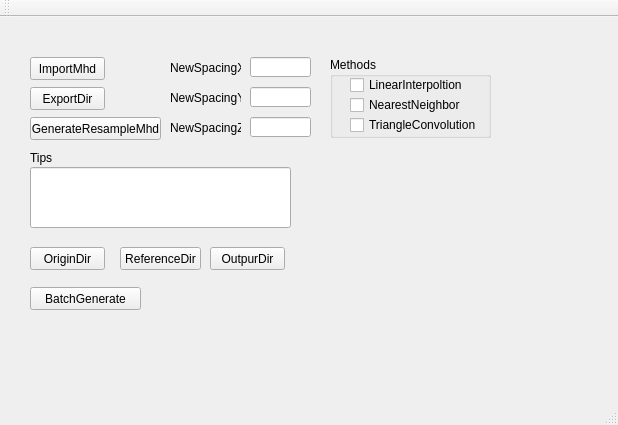
<?xml version="1.0" encoding="UTF-8"?>
<ui version="4.0">
 <class>MainWindow</class>
 <widget class="QMainWindow" name="MainWindow">
  <property name="enabled">
   <bool>true</bool>
  </property>
  <property name="geometry">
   <rect>
    <x>0</x>
    <y>0</y>
    <width>618</width>
    <height>425</height>
   </rect>
  </property>
  <property name="windowTitle">
   <string>MainWindow</string>
  </property>
  <widget class="QWidget" name="centralWidget">
   <widget class="QPushButton" name="m_importImage">
    <property name="geometry">
     <rect>
      <x>30</x>
      <y>40</y>
      <width>75</width>
      <height>23</height>
     </rect>
    </property>
    <property name="text">
     <string>ImportMhd</string>
    </property>
   </widget>
   <widget class="QPushButton" name="m_outputImage">
    <property name="geometry">
     <rect>
      <x>30</x>
      <y>70</y>
      <width>75</width>
      <height>23</height>
     </rect>
    </property>
    <property name="text">
     <string>ExportDir</string>
    </property>
   </widget>
   <widget class="QPushButton" name="m_mhdResampleGenerate">
    <property name="geometry">
     <rect>
      <x>30</x>
      <y>100</y>
      <width>131</width>
      <height>23</height>
     </rect>
    </property>
    <property name="text">
     <string>GenerateResampleMhd</string>
    </property>
   </widget>
   <widget class="QLineEdit" name="m_spaX">
    <property name="geometry">
     <rect>
      <x>250</x>
      <y>40</y>
      <width>61</width>
      <height>20</height>
     </rect>
    </property>
   </widget>
   <widget class="QLineEdit" name="m_spaY">
    <property name="geometry">
     <rect>
      <x>250</x>
      <y>100</y>
      <width>61</width>
      <height>20</height>
     </rect>
    </property>
   </widget>
   <widget class="QLineEdit" name="m_spaZ">
    <property name="geometry">
     <rect>
      <x>250</x>
      <y>70</y>
      <width>61</width>
      <height>20</height>
     </rect>
    </property>
   </widget>
   <widget class="QGroupBox" name="groupBox">
    <property name="geometry">
     <rect>
      <x>330</x>
      <y>40</y>
      <width>161</width>
      <height>81</height>
     </rect>
    </property>
    <property name="title">
     <string>Methods</string>
    </property>
    <widget class="QCheckBox" name="m_linearInterpoltion">
     <property name="geometry">
      <rect>
       <x>20</x>
       <y>20</y>
       <width>141</width>
       <height>16</height>
      </rect>
     </property>
     <property name="text">
      <string>LinearInterpoltion</string>
     </property>
     <property name="autoExclusive">
      <bool>true</bool>
     </property>
    </widget>
    <widget class="QCheckBox" name="m_nearestNeighbor">
     <property name="geometry">
      <rect>
       <x>20</x>
       <y>40</y>
       <width>121</width>
       <height>16</height>
      </rect>
     </property>
     <property name="text">
      <string>NearestNeighbor</string>
     </property>
     <property name="autoExclusive">
      <bool>true</bool>
     </property>
    </widget>
    <widget class="QCheckBox" name="m_triangleConvolution">
     <property name="geometry">
      <rect>
       <x>20</x>
       <y>60</y>
       <width>141</width>
       <height>16</height>
      </rect>
     </property>
     <property name="text">
      <string>TriangleConvolution</string>
     </property>
     <property name="autoExclusive">
      <bool>true</bool>
     </property>
    </widget>
   </widget>
   <widget class="QLabel" name="label">
    <property name="geometry">
     <rect>
      <x>170</x>
      <y>40</y>
      <width>71</width>
      <height>21</height>
     </rect>
    </property>
    <property name="text">
     <string>NewSpacingX</string>
    </property>
   </widget>
   <widget class="QLabel" name="label_2">
    <property name="geometry">
     <rect>
      <x>170</x>
      <y>70</y>
      <width>71</width>
      <height>21</height>
     </rect>
    </property>
    <property name="text">
     <string>NewSpacingY</string>
    </property>
   </widget>
   <widget class="QLabel" name="label_3">
    <property name="geometry">
     <rect>
      <x>170</x>
      <y>100</y>
      <width>71</width>
      <height>21</height>
     </rect>
    </property>
    <property name="text">
     <string>NewSpacingZ</string>
    </property>
   </widget>
   <widget class="QLineEdit" name="m_message">
    <property name="geometry">
     <rect>
      <x>30</x>
      <y>150</y>
      <width>261</width>
      <height>61</height>
     </rect>
    </property>
   </widget>
   <widget class="QLabel" name="label_4">
    <property name="geometry">
     <rect>
      <x>30</x>
      <y>130</y>
      <width>71</width>
      <height>21</height>
     </rect>
    </property>
    <property name="text">
     <string>Tips</string>
    </property>
   </widget>
   <widget class="QPushButton" name="m_originDir">
    <property name="geometry">
     <rect>
      <x>30</x>
      <y>230</y>
      <width>75</width>
      <height>23</height>
     </rect>
    </property>
    <property name="text">
     <string>OriginDir</string>
    </property>
   </widget>
   <widget class="QPushButton" name="m_referenceDir">
    <property name="geometry">
     <rect>
      <x>120</x>
      <y>230</y>
      <width>81</width>
      <height>23</height>
     </rect>
    </property>
    <property name="text">
     <string>ReferenceDir</string>
    </property>
   </widget>
   <widget class="QPushButton" name="m_outpurDir">
    <property name="geometry">
     <rect>
      <x>210</x>
      <y>230</y>
      <width>75</width>
      <height>23</height>
     </rect>
    </property>
    <property name="text">
     <string>OutpurDir</string>
    </property>
   </widget>
   <widget class="QPushButton" name="m_batchGenerate">
    <property name="geometry">
     <rect>
      <x>30</x>
      <y>270</y>
      <width>111</width>
      <height>23</height>
     </rect>
    </property>
    <property name="text">
     <string>BatchGenerate</string>
    </property>
   </widget>
  </widget>
  <widget class="QMenuBar" name="menuBar">
   <property name="geometry">
    <rect>
     <x>0</x>
     <y>0</y>
     <width>618</width>
     <height>23</height>
    </rect>
   </property>
  </widget>
  <widget class="QToolBar" name="mainToolBar">
   <attribute name="toolBarArea">
    <enum>TopToolBarArea</enum>
   </attribute>
   <attribute name="toolBarBreak">
    <bool>false</bool>
   </attribute>
  </widget>
  <widget class="QStatusBar" name="statusBar"/>
 </widget>
 <layoutdefault spacing="6" margin="11"/>
 <resources/>
 <connections/>
</ui>
